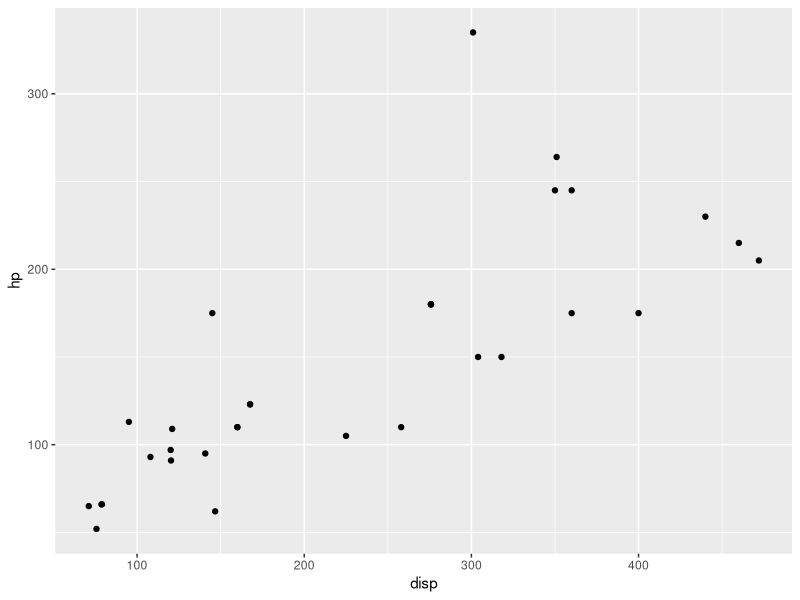

Here is the R script that generated this plot:
## ---- chunk 1
library(ggplot2)
ggplot(mtcars, aes(x = disp, y = hp))+geom_point()
